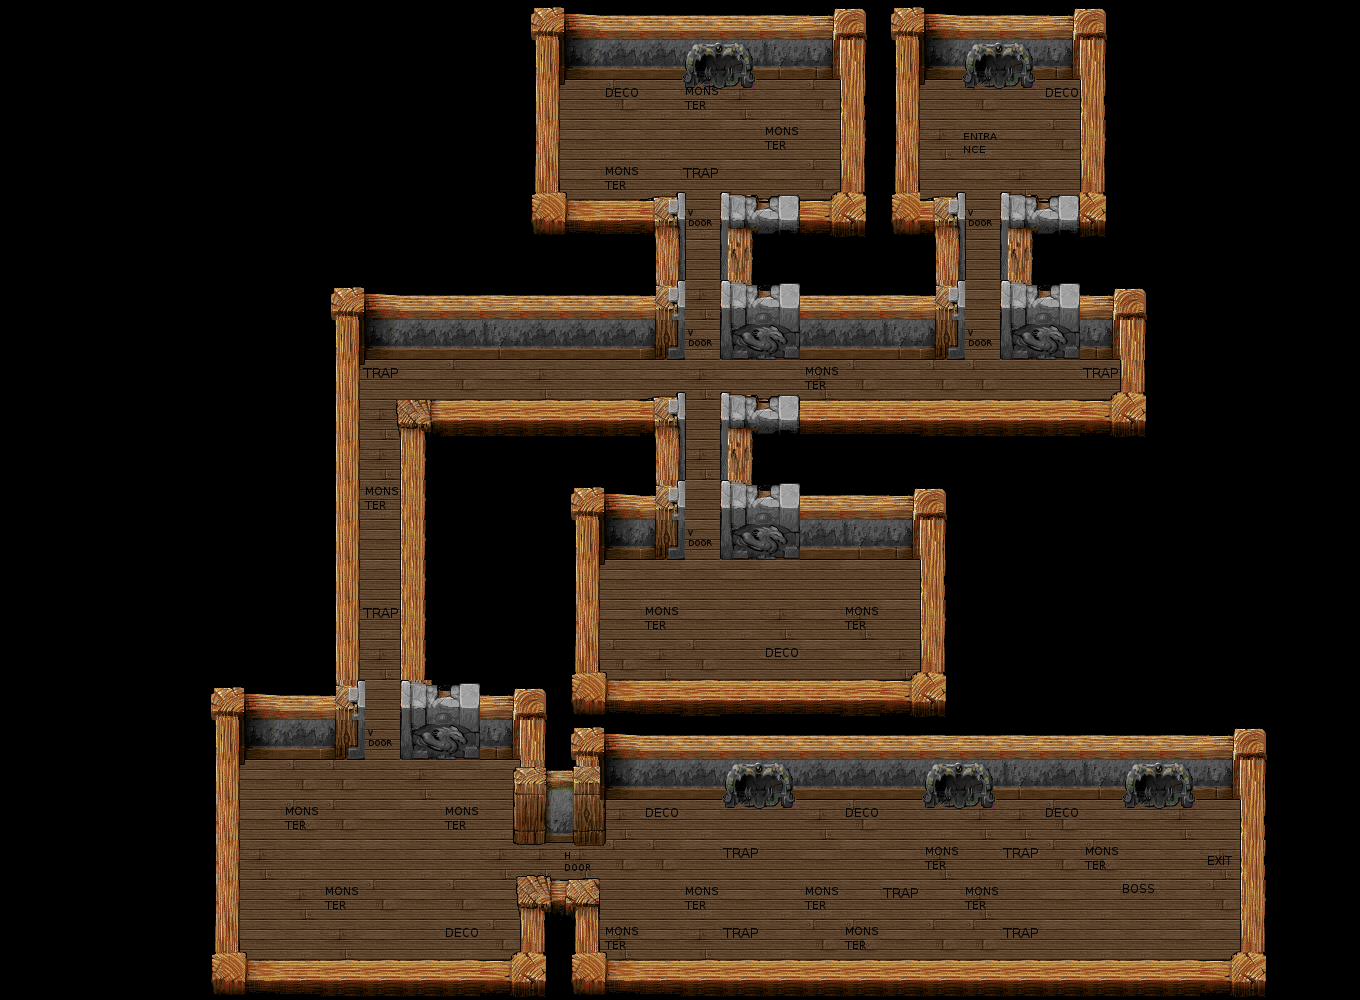

The image is a tile-based game level rendered from a .tmx file. Its description and source (layers, tilesets, objects; grid data summarised) follow:
An orthogonal 34x25 tile map with 40x40 px tiles, 4 tile layers (fog, ground, walls, objects).

<map version="1.0" orientation="orthogonal" width="34" height="25" tilewidth="40" tileheight="40">
 <tileset firstgid="1" name="tileset2" tilewidth="40" tileheight="40">
  <image source="tileset.png" width="600" height="280" />
  <tile id="0">
   <properties>
    <property name="DUNGEON_FLOOR" value="1" />
   </properties>
  </tile>
  <tile id="1">
   <properties>
    <property name="DUNGEON_FLOOR" value="1" />
   </properties>
  </tile>
  <tile id="2">
   <properties>
    <property name="DUNGEON_FLOOR" value="1" />
   </properties>
  </tile>
  <tile id="3">
   <properties>
    <property name="DUNGEON_FLOOR" value="1" />
   </properties>
  </tile>
  <tile id="4">
   <properties>
    <property name="DUNGEON_FLOOR" value="1" />
   </properties>
  </tile>
  <tile id="5">
   <properties>
    <property name="DUNGEON_FLOOR" value="1" />
   </properties>
  </tile>
  <tile id="22">
   <properties>
    <property name="DOOR" value="1" />
   </properties>
  </tile>
  <tile id="52">
   <properties>
    <property name="DOOR" value="1" />
   </properties>
  </tile>
  <tile id="71">
   <properties>
    <property name="DOOR" value="1" />
   </properties>
  </tile>
  <tile id="72">
   <properties>
    <property name="DOOR" value="1" />
   </properties>
  </tile>
  <tile id="73">
   <properties>
    <property name="ENTRANCE" value="" />
   </properties>
  </tile>
  <tile id="74">
   <properties>
    <property name="EXIT" value="" />
   </properties>
  </tile>
  <tile id="84">
   <properties>
    <property name="DUNGEON_FLOOR" value="1" />
   </properties>
  </tile>
  <tile id="85">
   <properties>
    <property name="DUNGEON_FLOOR" value="1" />
   </properties>
  </tile>
  <tile id="86">
   <properties>
    <property name="DUNGEON_FLOOR" value="1" />
   </properties>
  </tile>
  <tile id="87">
   <properties>
    <property name="BOSS" value="1" />
   </properties>
  </tile>
  <tile id="88">
   <properties>
    <property name="DOOR" value="0" />
   </properties>
  </tile>
  <tile id="89">
   <properties>
    <property name="DOOR" value="1" />
   </properties>
  </tile>
  <tile id="99">
   <properties>
    <property name="DUNGEON_FLOOR" value="1" />
   </properties>
  </tile>
  <tile id="100">
   <properties>
    <property name="DUNGEON_FLOOR" value="1" />
   </properties>
  </tile>
  <tile id="101">
   <properties>
    <property name="RELIC" value="1" />
   </properties>
  </tile>
  <tile id="102">
   <properties>
    <property name="MONSTER" value="1" />
   </properties>
  </tile>
  <tile id="103">
   <properties>
    <property name="TRAP" value="" />
   </properties>
  </tile>
  <tile id="104">
   <properties>
    <property name="DECO" value="" />
   </properties>
  </tile>
 </tileset>
 <layer name="fog" width="34" height="25">
  <data>[850 cells, 850 non-empty, 1 distinct tile ids]</data>
 </layer>
 <layer name="ground" width="34" height="25">
  <data>[850 cells, 850 non-empty, 7 distinct tile ids]</data>
 </layer>
 <layer name="walls" width="34" height="25">
  <data>[850 cells, 850 non-empty, 66 distinct tile ids]</data>
 </layer>
 <layer name="objects" width="34" height="25">
  <data>[850 cells, 850 non-empty, 9 distinct tile ids]</data>
 </layer>
</map>